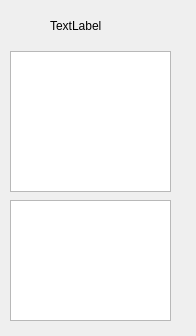
<?xml version="1.0" encoding="UTF-8"?>
<ui version="4.0">
 <class>FriWindow</class>
 <widget class="QDialog" name="FriWindow">
  <property name="geometry">
   <rect>
    <x>0</x>
    <y>0</y>
    <width>196</width>
    <height>336</height>
   </rect>
  </property>
  <property name="windowTitle">
   <string>Dialog</string>
  </property>
  <widget class="QLabel" name="label">
   <property name="geometry">
    <rect>
     <x>50</x>
     <y>20</y>
     <width>54</width>
     <height>12</height>
    </rect>
   </property>
   <property name="text">
    <string>TextLabel</string>
   </property>
  </widget>
  <widget class="QListWidget" name="listWidget">
   <property name="geometry">
    <rect>
     <x>10</x>
     <y>51</y>
     <width>161</width>
     <height>141</height>
    </rect>
   </property>
  </widget>
  <widget class="QListWidget" name="listWidget_2">
   <property name="geometry">
    <rect>
     <x>10</x>
     <y>200</y>
     <width>161</width>
     <height>121</height>
    </rect>
   </property>
  </widget>
 </widget>
 <resources/>
 <connections/>
</ui>
